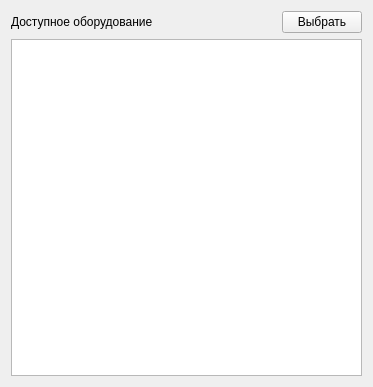
<?xml version="1.0" encoding="UTF-8"?>
<ui version="4.0">
 <class>EqWindow</class>
 <widget class="QDialog" name="EqWindow">
  <property name="geometry">
   <rect>
    <x>0</x>
    <y>0</y>
    <width>373</width>
    <height>387</height>
   </rect>
  </property>
  <property name="windowTitle">
   <string>Настройки репозитория</string>
  </property>
  <layout class="QGridLayout" name="gridLayout_2">
   <item row="0" column="0">
    <layout class="QGridLayout" name="gridLayout">
     <item row="0" column="0">
      <widget class="QLabel" name="label">
       <property name="text">
        <string>Доступное оборудование</string>
       </property>
      </widget>
     </item>
     <item row="0" column="1">
      <spacer name="horizontalSpacer">
       <property name="orientation">
        <enum>Qt::Horizontal</enum>
       </property>
       <property name="sizeHint" stdset="0">
        <size>
         <width>40</width>
         <height>20</height>
        </size>
       </property>
      </spacer>
     </item>
     <item row="0" column="2">
      <widget class="QPushButton" name="btnOk">
       <property name="text">
        <string>Выбрать</string>
       </property>
       <property name="autoDefault">
        <bool>false</bool>
       </property>
      </widget>
     </item>
     <item row="1" column="0" colspan="3">
      <widget class="QTableView" name="tbl">
       <property name="alternatingRowColors">
        <bool>true</bool>
       </property>
       <property name="selectionBehavior">
        <enum>QAbstractItemView::SelectRows</enum>
       </property>
       <attribute name="verticalHeaderDefaultSectionSize">
        <number>20</number>
       </attribute>
      </widget>
     </item>
    </layout>
   </item>
  </layout>
 </widget>
 <resources/>
 <connections/>
</ui>
